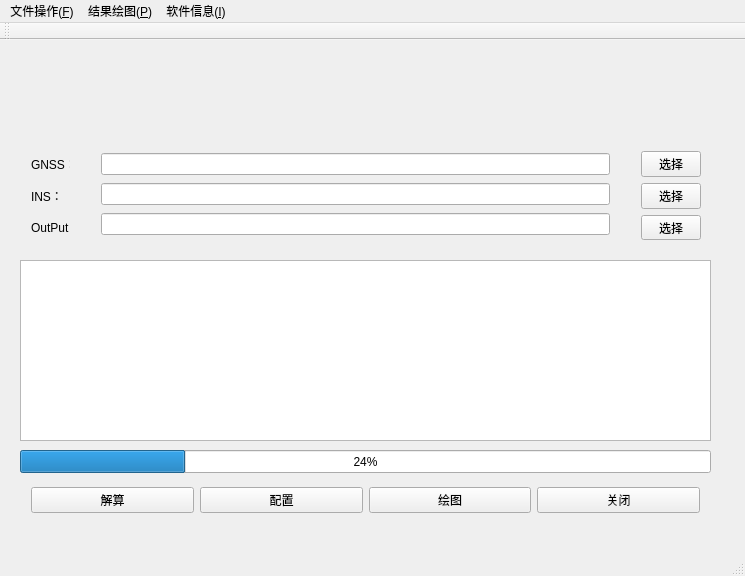
<?xml version="1.0" encoding="UTF-8"?>
<ui version="4.0">
 <class>MainWindow</class>
 <widget class="QMainWindow" name="MainWindow">
  <property name="geometry">
   <rect>
    <x>0</x>
    <y>0</y>
    <width>745</width>
    <height>576</height>
   </rect>
  </property>
  <property name="windowTitle">
   <string>MainWindow</string>
  </property>
  <widget class="QWidget" name="centralWidget">
   <widget class="QProgressBar" name="progressBar">
    <property name="geometry">
     <rect>
      <x>20</x>
      <y>410</y>
      <width>691</width>
      <height>23</height>
     </rect>
    </property>
    <property name="value">
     <number>24</number>
    </property>
   </widget>
   <widget class="QTextBrowser" name="textBrowser">
    <property name="geometry">
     <rect>
      <x>20</x>
      <y>220</y>
      <width>691</width>
      <height>181</height>
     </rect>
    </property>
   </widget>
   <widget class="QWidget" name="verticalLayoutWidget">
    <property name="geometry">
     <rect>
      <x>90</x>
      <y>100</y>
      <width>531</width>
      <height>111</height>
     </rect>
    </property>
    <layout class="QVBoxLayout" name="verticalLayout">
     <item>
      <widget class="QLineEdit" name="GNSS_lineEdit"/>
     </item>
     <item>
      <widget class="QLineEdit" name="INS_lineEdit_2"/>
     </item>
     <item>
      <widget class="QLineEdit" name="OutPut_lineEdit_3"/>
     </item>
    </layout>
   </widget>
   <widget class="QWidget" name="verticalLayoutWidget_2">
    <property name="geometry">
     <rect>
      <x>20</x>
      <y>100</y>
      <width>61</width>
      <height>111</height>
     </rect>
    </property>
    <layout class="QVBoxLayout" name="verticalLayout_2">
     <item>
      <widget class="QLabel" name="label">
       <property name="text">
        <string>GNSS：</string>
       </property>
      </widget>
     </item>
     <item>
      <widget class="QLabel" name="label_2">
       <property name="text">
        <string>INS：</string>
       </property>
      </widget>
     </item>
     <item>
      <widget class="QLabel" name="label_3">
       <property name="text">
        <string>OutPut：</string>
       </property>
      </widget>
     </item>
    </layout>
   </widget>
   <widget class="QWidget" name="verticalLayoutWidget_3">
    <property name="geometry">
     <rect>
      <x>630</x>
      <y>100</y>
      <width>82</width>
      <height>111</height>
     </rect>
    </property>
    <layout class="QVBoxLayout" name="verticalLayout_3">
     <item>
      <widget class="QPushButton" name="GNSS_Input">
       <property name="text">
        <string>选择</string>
       </property>
       <property name="icon">
        <iconset resource="resource.qrc">
         <normaloff>:/Picture/Select.png</normaloff>:/Picture/Select.png</iconset>
       </property>
      </widget>
     </item>
     <item>
      <widget class="QPushButton" name="INS_Input">
       <property name="text">
        <string>选择</string>
       </property>
       <property name="icon">
        <iconset resource="resource.qrc">
         <normaloff>:/Picture/Select.png</normaloff>:/Picture/Select.png</iconset>
       </property>
      </widget>
     </item>
     <item>
      <widget class="QPushButton" name="GINS_Output">
       <property name="text">
        <string>选择</string>
       </property>
       <property name="icon">
        <iconset resource="resource.qrc">
         <normaloff>:/Picture/Select.png</normaloff>:/Picture/Select.png</iconset>
       </property>
      </widget>
     </item>
    </layout>
   </widget>
   <widget class="QWidget" name="horizontalLayoutWidget">
    <property name="geometry">
     <rect>
      <x>20</x>
      <y>420</y>
      <width>691</width>
      <height>81</height>
     </rect>
    </property>
    <layout class="QHBoxLayout" name="horizontalLayout">
     <item>
      <widget class="QPushButton" name="GINS_Caculate">
       <property name="text">
        <string>解算</string>
       </property>
       <property name="icon">
        <iconset resource="resource.qrc">
         <normaloff>:/Picture/Star.png</normaloff>:/Picture/Star.png</iconset>
       </property>
      </widget>
     </item>
     <item>
      <widget class="QPushButton" name="GINS_Config">
       <property name="text">
        <string>配置</string>
       </property>
       <property name="icon">
        <iconset resource="resource.qrc">
         <normaloff>:/Picture/Config.png</normaloff>:/Picture/Config.png</iconset>
       </property>
      </widget>
     </item>
     <item>
      <widget class="QPushButton" name="GINS_Plot">
       <property name="text">
        <string>绘图</string>
       </property>
       <property name="icon">
        <iconset resource="resource.qrc">
         <normaloff>:/Picture/Plot.png</normaloff>:/Picture/Plot.png</iconset>
       </property>
      </widget>
     </item>
     <item>
      <widget class="QPushButton" name="GINS_Close">
       <property name="text">
        <string>关闭</string>
       </property>
       <property name="icon">
        <iconset resource="resource.qrc">
         <normaloff>:/Picture/Exit.png</normaloff>:/Picture/Exit.png</iconset>
       </property>
      </widget>
     </item>
    </layout>
   </widget>
   <widget class="QLabel" name="label_4">
    <property name="geometry">
     <rect>
      <x>20</x>
      <y>10</y>
      <width>691</width>
      <height>81</height>
     </rect>
    </property>
    <property name="text">
     <string/>
    </property>
    <property name="pixmap">
     <pixmap resource="resource.qrc">:/Picture/logo.png</pixmap>
    </property>
    <property name="scaledContents">
     <bool>true</bool>
    </property>
   </widget>
  </widget>
  <widget class="QMenuBar" name="menuBar">
   <property name="geometry">
    <rect>
     <x>0</x>
     <y>0</y>
     <width>745</width>
     <height>23</height>
    </rect>
   </property>
   <widget class="QMenu" name="menu">
    <property name="title">
     <string>文件操作(&amp;F)</string>
    </property>
    <addaction name="action_Config"/>
    <addaction name="action_POS"/>
    <addaction name="separator"/>
    <addaction name="action_Exit"/>
   </widget>
   <widget class="QMenu" name="menu_2">
    <property name="title">
     <string>结果绘图(&amp;P)</string>
    </property>
    <addaction name="action_Draw_result"/>
    <addaction name="action_Draw_error"/>
   </widget>
   <widget class="QMenu" name="menu_3">
    <property name="title">
     <string>软件信息(&amp;I)</string>
    </property>
    <addaction name="action_Information"/>
   </widget>
   <addaction name="menu"/>
   <addaction name="menu_2"/>
   <addaction name="menu_3"/>
  </widget>
  <widget class="QToolBar" name="mainToolBar">
   <attribute name="toolBarArea">
    <enum>TopToolBarArea</enum>
   </attribute>
   <attribute name="toolBarBreak">
    <bool>false</bool>
   </attribute>
  </widget>
  <widget class="QStatusBar" name="statusBar"/>
  <action name="action_Config">
   <property name="icon">
    <iconset resource="resource.qrc">
     <normaloff>:/Picture/Open.png</normaloff>:/Picture/Open.png</iconset>
   </property>
   <property name="text">
    <string>导入Config文件</string>
   </property>
  </action>
  <action name="action_POS">
   <property name="icon">
    <iconset resource="resource.qrc">
     <normaloff>:/Picture/Save.png</normaloff>:/Picture/Save.png</iconset>
   </property>
   <property name="text">
    <string>保存POS文件</string>
   </property>
  </action>
  <action name="action_Exit">
   <property name="icon">
    <iconset resource="resource.qrc">
     <normaloff>:/Picture/Exit.png</normaloff>:/Picture/Exit.png</iconset>
   </property>
   <property name="text">
    <string>关闭软件</string>
   </property>
  </action>
  <action name="action_Draw_result">
   <property name="icon">
    <iconset resource="resource.qrc">
     <normaloff>:/Picture/Result_Plot.png</normaloff>:/Picture/Result_Plot.png</iconset>
   </property>
   <property name="text">
    <string>定位结果绘制</string>
   </property>
  </action>
  <action name="action_Draw_error">
   <property name="icon">
    <iconset resource="resource.qrc">
     <normaloff>:/Picture/Plot_Error.png</normaloff>:/Picture/Plot_Error.png</iconset>
   </property>
   <property name="text">
    <string>误差绘制</string>
   </property>
  </action>
  <action name="action_Information">
   <property name="text">
    <string>软件信息</string>
   </property>
  </action>
 </widget>
 <layoutdefault spacing="6" margin="11"/>
 <resources>
  <include location="resource.qrc"/>
 </resources>
 <connections/>
</ui>
